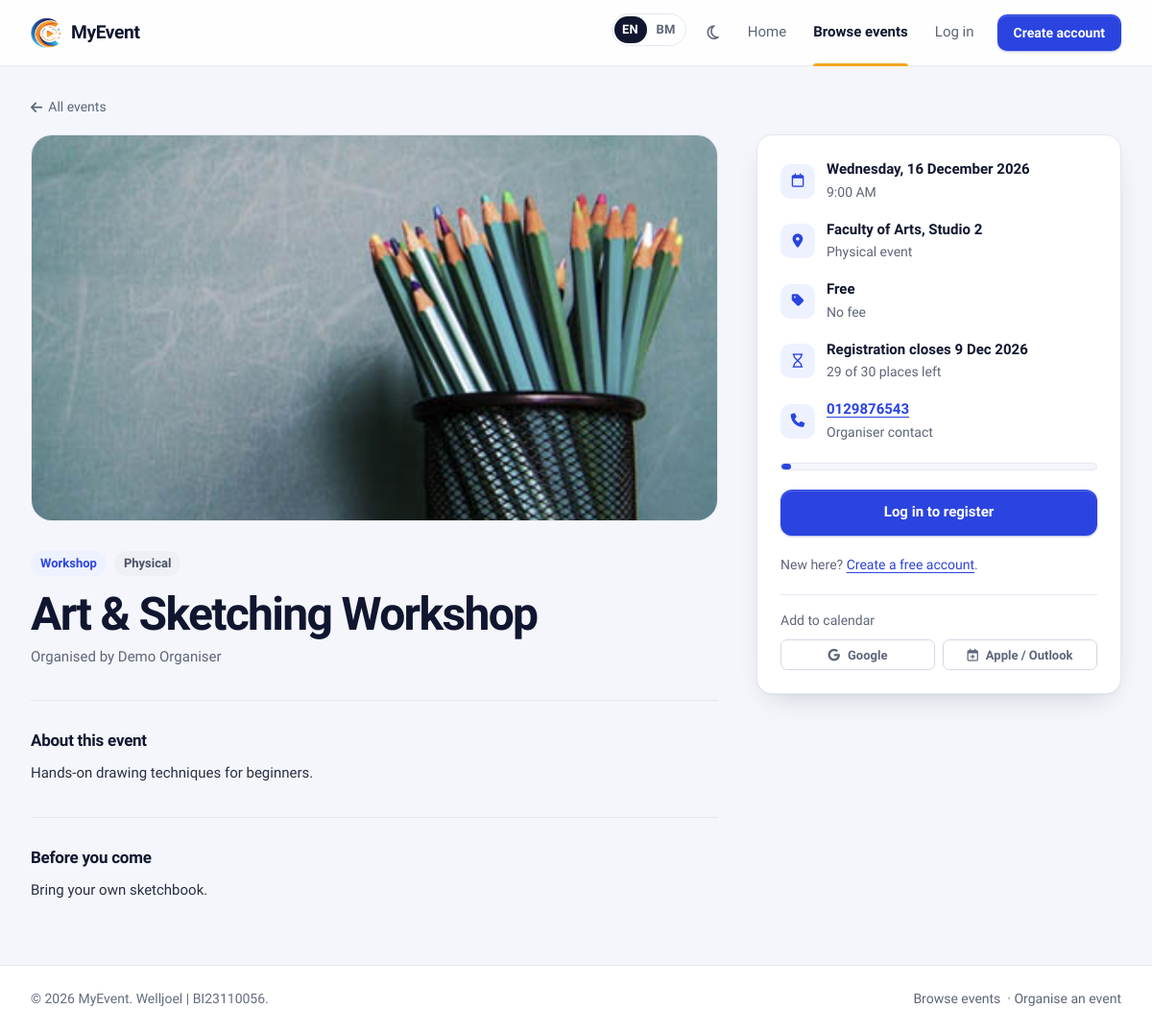
Page /event_detail.php?id=1 on the committed database.
### tables this page shows
CREATE TABLE IF NOT EXISTS `events` (
  `event_id` int(11) NOT NULL AUTO_INCREMENT,
  `event_name` varchar(255) NOT NULL,
  `description` text DEFAULT NULL,
  `contact_no` varchar(20) DEFAULT NULL,
  `category_id` int(10) unsigned DEFAULT NULL,
  `venue` varchar(255) NOT NULL,
  `event_date` date NOT NULL,
  `event_time` time NOT NULL,
  `end_time` time DEFAULT NULL,
  `mode` enum('Physical','Online','Hybrid') NOT NULL DEFAULT 'Physical',
  `remarks` text DEFAULT NULL,
  `visibility` enum('Public','Private') NOT NULL DEFAULT 'Public',
  `poster_path` varchar(255) DEFAULT NULL,
  `created_by` int(11) DEFAULT NULL,
  `created_at` timestamp NOT NULL DEFAULT current_timestamp(),
  `fee` decimal(10,2) NOT NULL DEFAULT 0.00,
  `reg_close_date` date DEFAULT NULL,
  `max_participants` int(11) NOT NULL DEFAULT 0,
  PRIMARY KEY (`event_id`),
  KEY `category_id` (`category_id`),
  KEY `fk_events_createdby` (`created_by`),
  KEY `idx_events_date` (`event_date`),
  CONSTRAINT `events_ibfk_1` FOREIGN KEY (`category_id`) REFERENCES `event_category` (`category_id`) ON DELETE SET NULL ON UPDATE CASCADE,
  CONSTRAINT `fk_events_createdby` FOREIGN KEY (`created_by`) REFERENCES `users` (`user_id`) ON DELETE SET NULL ON UPDATE CASCADE,
  CONSTRAINT `chk_events_fee` CHECK (`fee` >= 0),
  CONSTRAINT `chk_events_capacity` CHECK (`max_participants` >= 0)
);

CREATE TABLE IF NOT EXISTS `event_category` (
  `category_id` int(10) unsigned NOT NULL AUTO_INCREMENT,
  `categoryName` varchar(100) NOT NULL,
  `categoryDesc` varchar(100) NOT NULL,
  `createDate` timestamp NOT NULL DEFAULT current_timestamp(),
  PRIMARY KEY (`category_id`)
);

CREATE TABLE IF NOT EXISTS `users` (
  `user_id` int(11) NOT NULL AUTO_INCREMENT,
  `category` enum('Staff','Student','Public') NOT NULL,
  `name` varchar(255) NOT NULL,
  `email` varchar(255) NOT NULL,
  `phone` varchar(20) DEFAULT NULL,
  `organization` varchar(255) NOT NULL,
  `recommend_events` text DEFAULT NULL,
  `password` varchar(255) NOT NULL,
  `role` enum('Admin','User') NOT NULL DEFAULT 'User',
  `created_at` timestamp NOT NULL DEFAULT current_timestamp(),
  `bio` text DEFAULT NULL,
  `profile_pic` varchar(255) DEFAULT NULL,
  `email_participant` tinyint(1) NOT NULL DEFAULT 1 COMMENT 'Emails about my own registrations and events I joined',
  `email_organiser` tinyint(1) NOT NULL DEFAULT 1 COMMENT 'Emails when people register for events I organise',
  `locale` varchar(5) DEFAULT NULL COMMENT 'Interface and email language: en or ms (NULL = not chosen yet)',
  PRIMARY KEY (`user_id`),
  UNIQUE KEY `email` (`email`)
);

### include/i18n.php (called while the page is built, shortened)
<?php
function current_locale(): string
{
    return $GLOBALS['__locale'] ?? default_locale();
}
function translations(string $locale): array
{
    static $cache = [];
    if (!isset($cache[$locale])) {
        $file = __DIR__ . '/../lang/' . $locale . '.php';
        $cache[$locale] = $locale !== 'en' && is_file($file) ? (array) require $file : [];
    }
    return $cache[$locale];
}
function __(string $text, array $params = []): string
{
    $out = translations(current_locale())[$text] ?? $text;
    if ($params) {
        $pairs = [];
        foreach ($params as $k => $v) {
            $pairs['{' . $k . '}'] = (string) $v;
        }
        $out = strtr($out, $pairs);
    }
    return $out;
}
function t(string $text, array $params = []): string
{
    return e(__($text, $params));
}
function ldate(string $format, $time = null): string
{
    $ts = $time === null ? time() : (is_int($time) ? $time : strtotime((string) $time));
    $out = date($format, $ts);
    if (current_locale() !== 'ms') {
        return $out;
    }
    static $names = [
        'Monday' => 'Isnin', 'Tuesday' => 'Selasa', 'Wednesday' => 'Rabu', 'Thursday' => 'Khamis',
        'Friday' => 'Jumaat', 'Saturday' => 'Sabtu', 'Sunday' => 'Ahad',
        'January' => 'Januari', 'February' => 'Februari', 'March' => 'Mac', 'April' => 'April', 'June' => 'Jun',
        'July' => 'Julai', 'August' => 'Ogos', 'September' => 'September', 'October' => 'Oktober',
        'November' => 'November', 'December' => 'Disember',
        'Mon' => 'Isn', 'Tue' => 'Sel', 'Wed' => 'Rab', 'Thu' => 'Kha', 'Fri' => 'Jum', 'Sat' => 'Sab', 'Sun' => 'Ahd',
        'Jan' => 'Jan', 'Feb' => 'Feb', 'Mar' => 'Mac', 'Apr' => 'Apr', 'May' => 'Mei', 'Jun' => 'Jun', 'Jul' => 'Jul',
        'Aug' => 'Ogo', 'Sep' => 'Sep', 'Oct' => 'Okt', 'Nov' => 'Nov', 'Dec' => 'Dis',
        'AM' => 'PG', 'PM' => 'PTG',
    ];
    return preg_replace_callback('/\b(' . implode('|', array_map('preg_quote', array_keys($names))) . ')\b/',
        static fn($m) => $names[$m[1]], $out);
}

### include/security.php (called while the page is built, shortened)
<?php
function e($value): string
{
    return htmlspecialchars((string) ($value ?? ''), ENT_QUOTES | ENT_SUBSTITUTE, 'UTF-8');
}
function is_logged_in(): bool
{
    return !empty($_SESSION['loggedin']) && isset($_SESSION['user_id']);
}

### include/helpers.php (called while the page is built, shortened)
<?php
function poster_url(?string $file): string
{
    if ($file && basename($file) === $file) {
        foreach ([POSTER_DIR, 'assets/img'] as $dir) {
            if (is_file(ROOT_PATH . '/' . $dir . '/' . $file)) {
                return BASE_URL . $dir . '/' . rawurlencode($file);
            }
        }
    }
    return BASE_URL . 'assets/img/event-placeholder.svg';
}
function format_fee($fee): string
{
    $amount = (float) $fee;
    return $amount > 0 ? 'RM ' . number_format($amount, 2) : __('Free');
}
function status_label(string $value): string
{
    $labels = [
        'Approved' => __('Approved'), 'Pending' => __('Pending'), 'Rejected' => __('Rejected'),
        'Present' => __('Present'), 'Absent' => __('Absent'),
        'Public' => __('Public'), 'Private' => __('Private'),
        'Admin' => __('Admin'), 'User' => __('User'),
        'Student' => __('Student'), 'Staff' => __('Staff'),
        'Physical' => __('Physical'), 'Online' => __('Online'), 'Hybrid' => __('Hybrid'),
        'Unknown' => __('Unknown'),
    ];
    return $labels[$value] ?? $value;
}
function db_all(mysqli $conn, string $sql, string $types = '', array $params = []): array
{
    $stmt = $conn->prepare($sql);
    if ($types !== '') {
        $stmt->bind_param($types, ...$params);
    }
    $stmt->execute();
    $rows = $stmt->get_result()->fetch_all(MYSQLI_ASSOC);
    return $rows;
}
function event_period(array $event): array
{
    $tz = new DateTimeZone(date_default_timezone_get());
    $start = new DateTimeImmutable($event['event_date'] . ' ' . $event['event_time'], $tz);
    $end = !empty($event['end_time'])
        ? new DateTimeImmutable($event['event_date'] . ' ' . $event['end_time'], $tz)
        : $start->modify('+' . DEFAULT_EVENT_HOURS . ' hours');
    return [$start, $end];
}
function google_calendar_url(array $event): string
{
    [$start, $end] = event_period($event);
    $utc = new DateTimeZone('UTC');
    return 'https://calendar.google.com/calendar/render?' . http_build_query([
        'action'   => 'TEMPLATE',
        'text'     => $event['event_name'],
        'dates'    => $start->setTimezone($utc)->format('Ymd\THis\Z') . '/' . $end->setTimezone($utc)->format('Ymd\THis\Z'),
        'details'  => trim(mb_substr((string) ($event['description'] ?? ''), 0, 800) . "\n\n" . BASE_URL . 'event_detail.php?id=' . (int) $event['event_id']),
        'location' => $event['venue'] ?? '',
    ]);
}

### event_detail.php (the view, shortened to what this page needs)
<?php
require_once __DIR__ . '/config.php';
$event_id = (int) ($_GET['id'] ?? 0);
$event = db_all($conn,
    "SELECT e.*, c.categoryName AS category, u.name AS organizer_name,
            (SELECT COUNT(*) FROM registrations r WHERE r.event_id = e.event_id AND r.approval_status <> 'Rejected') AS taken
     FROM events e
     LEFT JOIN users u ON u.user_id = e.created_by
     LEFT JOIN event_category c ON c.category_id = e.category_id
     WHERE e.event_id = ?", 'i', [$event_id])[0] ?? null;
$close_date = $event['reg_close_date'] ?: $event['event_date'];
$is_closed  = $close_date < date('Y-m-d');
$capacity   = (int) $event['max_participants'];
$taken      = (int) $event['taken'];
$is_full    = $capacity > 0 && $taken >= $capacity;
$is_owner   = is_logged_in() && (int) $event['created_by'] === current_user_id();
$status     = is_logged_in()
    ? db_value($conn, 'SELECT approval_status FROM registrations WHERE user_id = ? AND event_id = ?', 'ii', [current_user_id(), $event_id])
    : null;
$wait_pos   = is_logged_in() ? waitlist_position($conn, $event_id, current_user_id()) : null;
$is_past    = $event['event_date'] < date('Y-m-d');
include ROOT_PATH . '/include/layout/public_start.php';
?>
<div class="detail">
    <div class="detail-top">
        <a class="back-link" href="browse_events.php"><i class="fa-solid fa-arrow-left"></i> <?= t('All events') ?></a>
    </div>
    <header class="detail-head">
        <img class="detail-poster" src="<?= e(poster_url($event['poster_path'])) ?>" alt="<?= t('Poster for {name}', ['name' => $event['event_name']]) ?>">
        <div class="badge-row">
            <span class="badge badge-brand no-dot"><?= e($event['category'] ?? __('General')) ?></span>
            <span class="badge no-dot"><?= e(status_label($event['mode'])) ?></span>
        </div>
        <h1 class="detail-title"><?= e($event['event_name']) ?></h1>
        <p class="detail-organiser"><?= t('Organised by {name}', ['name' => $event['organizer_name'] ?? APP_NAME]) ?></p>
    </header>
    <article class="detail-body">
        <?php if (trim((string) $event['description']) !== ''): ?>
            <section class="detail-section">
                <h2><?= t('About this event') ?></h2>
                <p><?= nl2br(e($event['description'])) ?></p>
            </section>
        <?php endif; ?>
        <?php if (trim((string) $event['remarks']) !== ''): ?>
            <section class="detail-section">
                <h2><?= t('Before you come') ?></h2>
                <p><?= nl2br(e($event['remarks'])) ?></p>
            </section>
        <?php endif; ?>
    </article>
    <aside class="card detail-aside" aria-label="<?= t('Event details and registration') ?>">
        <div class="card-body">
            <ul class="facts">
                <li><i class="fa-regular fa-calendar" aria-hidden="true"></i><div><b><?= e(ldate('l, j F Y', $event['event_date'])) ?></b><span><?= !empty($event['end_time'])
                    ? t('{start} to {end}', ['start' => ldate('g:i A', $event['event_time']), 'end' => ldate('g:i A', $event['end_time'])])
                    : e(ldate('g:i A', $event['event_time'])) ?></span></div></li>
                <li><i class="fa-solid fa-location-dot" aria-hidden="true"></i><div><b><?= e($event['venue']) ?></b><span><?= t('{mode} event', ['mode' => status_label($event['mode'])]) ?></span></div></li>
                <li><i class="fa-solid fa-tag" aria-hidden="true"></i><div><b><?= e(format_fee($event['fee'])) ?></b><span><?= (float) $event['fee'] > 0 ? t('Paid to the organiser') : t('No fee') ?></span></div></li>
                <li><i class="fa-regular fa-hourglass" aria-hidden="true"></i><div><b><?= $is_closed ? t('Registration closed {date}', ['date' => ldate('j M Y', $close_date)]) : t('Registration closes {date}', ['date' => ldate('j M Y', $close_date)]) ?></b><span><?= $capacity > 0 ? t('{left} of {capacity} places left', ['left' => max(0, $capacity - $taken), 'capacity' => $capacity]) : t('No limit on places') ?></span></div></li>
                <?php if (!empty($event['contact_no'])): ?>
                    <li><i class="fa-solid fa-phone" aria-hidden="true"></i><div><b><a href="tel:<?= e(preg_replace('/[^0-9+]/', '', $event['contact_no'])) ?>"><?= e($event['contact_no']) ?></a></b><span><?= t('Organiser contact') ?></span></div></li>
                <?php endif; ?>
            </ul>
            <?php if ($capacity > 0): ?>
                <div class="capacity" role="img" aria-label="<?= t('{taken} of {capacity} places taken', ['taken' => $taken, 'capacity' => $capacity]) ?>"><span style="width: <?= min(100, round($taken / $capacity * 100)) ?>%"></span></div>
            <?php endif; ?>
            <?php if ($is_owner): ?>
                <div class="btn-stack">
                    <a class="btn btn-primary btn-block" href="users/manage_participants.php?event_id=<?= $event_id ?>"><i class="fa-solid fa-users"></i> <?= t('Manage participants') ?></a>
                    <a class="btn btn-secondary btn-block" href="users/edit_event.php?id=<?= $event_id ?>"><?= t('Edit event') ?></a>
                </div>
            <?php elseif ($status === 'Pending'): ?>
                <div class="status-box flash-info"><i class="fa-regular fa-clock"></i> <?= t('Registered. Waiting for the organiser to approve.') ?></div>
            <?php elseif ($status === 'Rejected'): ?>
                <div class="status-box flash-error"><i class="fa-solid fa-circle-xmark"></i> <?= t('Your registration was not approved.') ?></div>
            <?php elseif ($is_closed): ?>
                <div class="status-box is-muted"><i class="fa-solid fa-lock"></i> <?= t('Registration has closed.') ?></div>
            <?php elseif ($is_full): ?>
                <div class="status-box is-muted"><i class="fa-solid fa-users-slash"></i> <?= t('This event is full.') ?></div>
                <a class="btn btn-primary btn-block btn-lg" href="auth/login.php"><?= t('Log in to join the waitlist') ?></a>
            <?php else: ?>
                <a class="btn btn-primary btn-block btn-lg" href="auth/login.php"><?= t('Log in to register') ?></a>
                <p class="cell-muted no-margin"><?= t('New here?') ?> <a href="auth/register.php"><?= t('Create a free account') ?></a>.</p>
            <?php endif; ?>
            <?php if (!$is_past): ?>
                <div class="calendar-links">
                    <span class="cell-muted"><?= t('Add to calendar') ?></span>
                    <a class="btn btn-ghost btn-sm" href="<?= e(google_calendar_url($event)) ?>" target="_blank" rel="noopener"><i class="fa-brands fa-google" aria-hidden="true"></i> Google</a>
                    <a class="btn btn-ghost btn-sm" href="event_calendar.php?id=<?= $event_id ?>"><i class="fa-regular fa-calendar-plus" aria-hidden="true"></i> Apple / Outlook</a>
                </div>
            <?php endif; ?>
        </div>
    </aside>
</div>
<?php include ROOT_PATH . '/include/layout/public_end.php'; ?>

### rows in the picture
events: poster_path (picture), category.categoryName "Workshop", mode "Physical", event_name "Art & Sketching Workshop", created_by.name "Organised by Demo Organiser", description "Hands-on drawing techniques for beginners.", remarks "Bring your own sketchbook.", event_date "Wednesday, 16 December 2026", event_time "9:00 AM", venue "Faculty of Arts, Studio 2", mode "Physical event", fee "Free", reg_close_date "Registration closes 9 Dec 2026", contact_no "0129876543"

### other values in the picture
APP_NAME "MyEvent"
$__short "EN"
$__short "BM"
t('Home') "Home"
t('Browse events') "Browse events"
t('Log in') "Log in"
t('Create account') "Create account"
t('All events') "All events"
t('About this event') "About this event"
t('Before you come') "Before you come"
t('No fee') "No fee"
t('Organiser contact') "Organiser contact"
t('Log in to register') "Log in to register"
t('New here?') "New here?"
t('Create a free account') "Create a free account"
